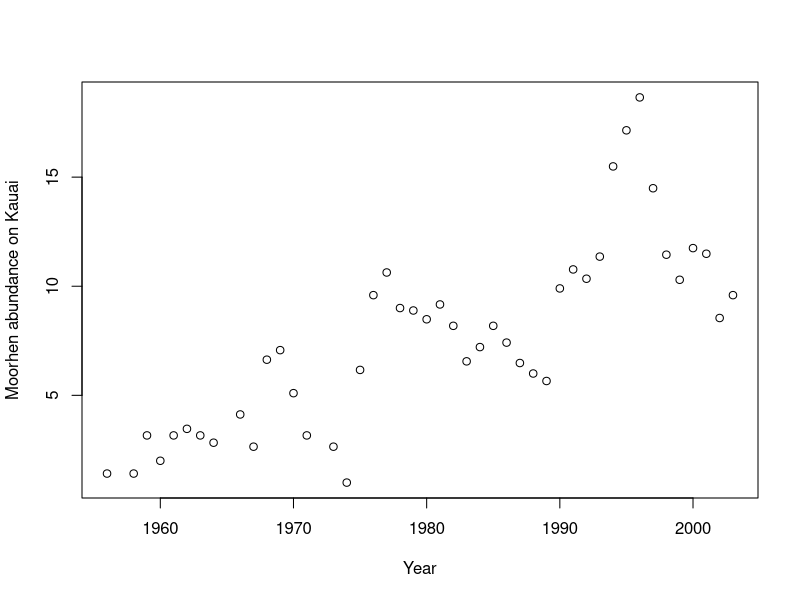
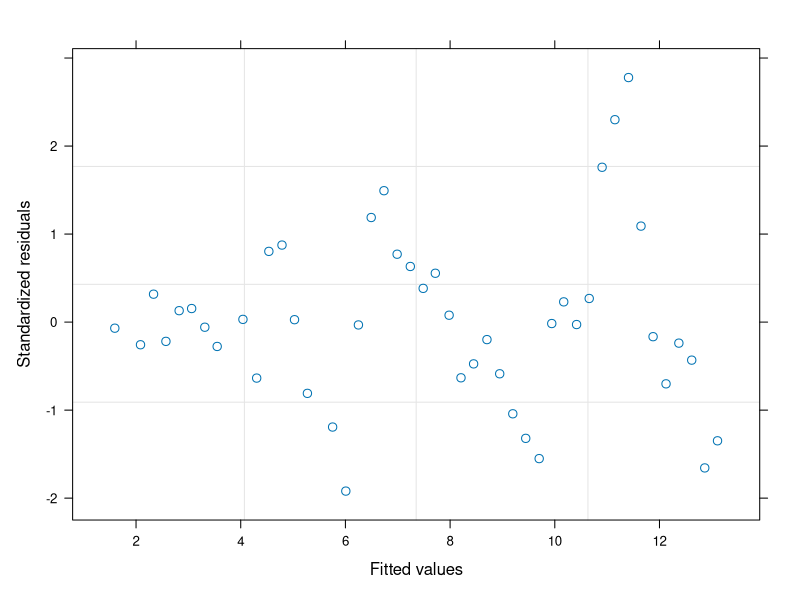
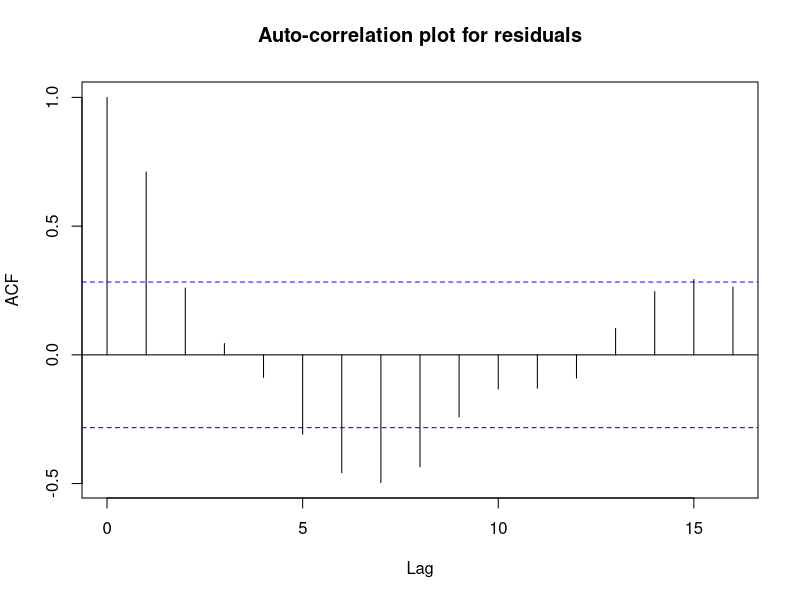
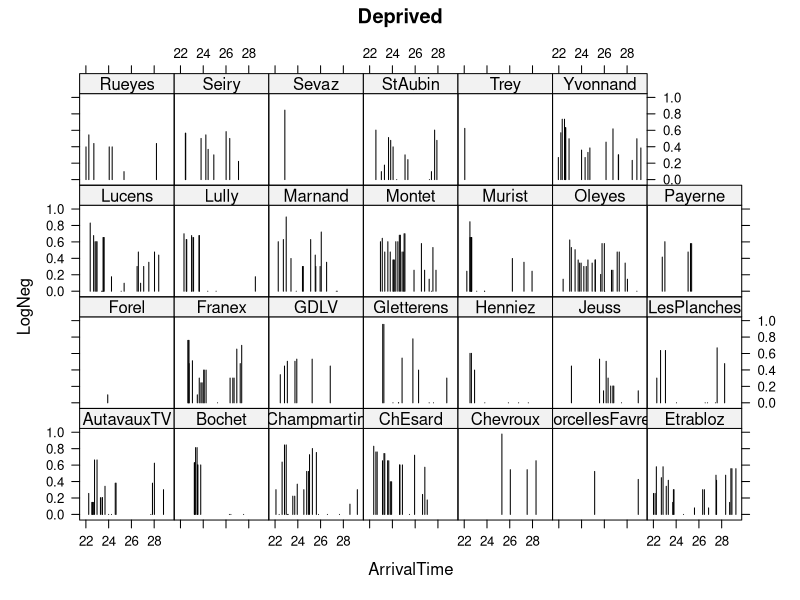

Here is the R script that generated these plots, in order:
## ---- chunk 1
Hawaii <- read.delim("data/Hawaii.txt", header = TRUE)
head(Hawaii)
Hawaii$Birds <- sqrt(Hawaii$Moorhen.Kauai)
plot(Hawaii$Year, Hawaii$Birds, xlab= "Year", ylab= "Moorhen abundance on Kauai")
## ---- chunk 2

library(nlme)

M0 <- gls(Birds ~ Rainfall + Year, 
          na.action = na.omit, data = Hawaii) 
summary(M0)
## ---- chunk 3
plot(M0)
## ---- chunk 4
E <- residuals(M0, type = "normalized")
I1 <- !is.na(Hawaii$Birds)
Efull <- vector(length = length(Hawaii$Birds))
Efull <- NA
Efull[I1] <- E
acf(Efull, na.action = na.pass,
main = "Auto-correlation plot for residuals")
## ---- chunk 5

M1 <- gls(Birds ~ Rainfall + Year, na.action = na.omit, data = Hawaii, correlation = corCompSymm(form =~ Year))
summary(M1)

## ---- chunk 6

library(MASS)

AIC(M0, M1)
BIC(M0, M1)

## ---- chunk 7
M2 <- gls(Birds ~ Rainfall + Year, na.action = na.omit, data = Hawaii, correlation = corAR1(form =~ Year))

summary(M2)

## ---- chunk 8
AIC(M1, M2)
BIC(M1, M2)

## ---- chunk 9
cs1 <- corARMA(c(0.2), p = 1, q = 0)
cs2 <- corARMA(c(0.3, -0.3), p = 2, q = 0)

M3arma1 <-gls(Birds ~ Rainfall + Year, na.action = na.omit,
correlation = cs1, data = Hawaii)

M3arma2 <- gls(Birds ~ Rainfall + Year, na.action = na.omit,
correlation = cs2, data = Hawaii)

AIC(M3arma1, M3arma2)
## ---- chunk 10
Birds <- c(Hawaii$Stilt.Oahu, Hawaii$Stilt.Maui,
              Hawaii$Coot.Oahu, Hawaii$Coot.Maui)
Time <- rep(Hawaii$Year, 4)
Rain <- rep(Hawaii$Rainfall, 4)
ID <- factor(rep(c("Stilt.Oahu", "Stilt.Maui",
"Coot.Oahu", "Coot.Maui"), each = length(Hawaii$Year)))
## ---- chunk 11
library(lattice)
## ---- chunk 12

library(mgcv)
## ---- chunk 13

## ---- chunk 14
library(lattice)
## ---- chunk 15
Owls <- read.delim("data/Owls.txt", header = TRUE)

library(nlme)

Owls$LogNeg <- log10(Owls$NegPerChick + 1)
Form <- formula(LogNeg ~ SexParent * FoodTreatment + SexParent * ArrivalTime)

M2.gls <- gls(Form, method = "REML", data = Owls, correlation = corCompSymm(form =~ 1 | Nest))

summary(M2.gls)

## ---- chunk 16
library(lattice)

xyplot(LogNeg ~ ArrivalTime | Nest, data = Owls,
type = "h", col = 1, main = "Deprived", subset = (FoodTreatment == "Deprived"))

M3.gls <- gls(Form, method = "REML", data = Owls,
correlation = corAR1(form =~ 1 | FoodTreatment))

summary(M3.gls) 
